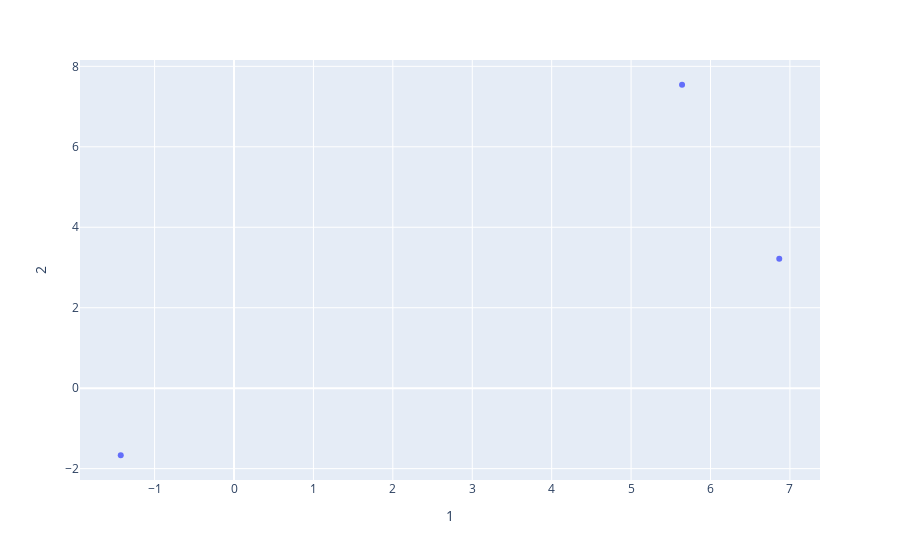

Here is the notebook cell this chart was saved with:
### Code cell
fig = px.scatter(P, x=1, y=2)
fig.show()

### Figure 1 — Plotly figure (JSON) as saved in the notebook; plotly's stock layout.template omitted (floating-point values rounded to 4 significant figures)
{"data": [{"hovertemplate": "1=%{x}<br>2=%{y}<extra></extra>", "legendgroup": "", "marker": {"color": "#636efa", "symbol": "circle"}, "mode": "markers", "name": "", "orientation": "v", "showlegend": false, "type": "scatter", "x": [-1.426, 5.642, 6.866], "xaxis": "x", "y": [-1.667, 7.542, 3.215], "yaxis": "y"}], "layout": {"legend": {"tracegroupgap": 0}, "margin": {"t": 60}, "xaxis": {"anchor": "y", "domain": [0, 1], "title": {"text": "1"}}, "yaxis": {"anchor": "x", "domain": [0, 1], "title": {"text": "2"}}}}
